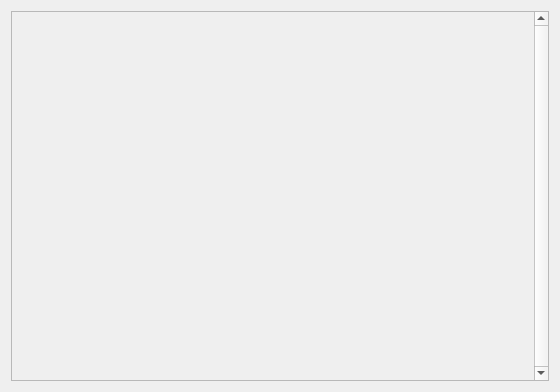
<?xml version="1.0" encoding="UTF-8"?>
<ui version="4.0">
 <class>info_panel</class>
 <widget class="QWidget" name="info_panel">
  <property name="geometry">
   <rect>
    <x>0</x>
    <y>0</y>
    <width>560</width>
    <height>392</height>
   </rect>
  </property>
  <property name="sizePolicy">
   <sizepolicy hsizetype="Expanding" vsizetype="Expanding">
    <horstretch>0</horstretch>
    <verstretch>0</verstretch>
   </sizepolicy>
  </property>
  <property name="windowTitle">
   <string>Form</string>
  </property>
  <layout class="QHBoxLayout" name="horizontalLayout">
   <item>
    <widget class="QScrollArea" name="scrollArea">
     <property name="verticalScrollBarPolicy">
      <enum>Qt::ScrollBarAlwaysOn</enum>
     </property>
     <property name="widgetResizable">
      <bool>true</bool>
     </property>
     <widget class="QWidget" name="scrollAreaWidgetContents">
      <property name="geometry">
       <rect>
        <x>0</x>
        <y>0</y>
        <width>523</width>
        <height>372</height>
       </rect>
      </property>
     </widget>
    </widget>
   </item>
  </layout>
 </widget>
 <resources/>
 <connections/>
</ui>
